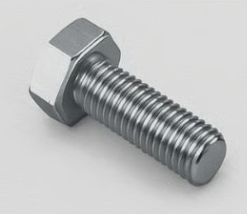
#> input picture media/uploads/original/bolt.png, 247 x 214 px
$ python -i advanced_processing.py   (imports and definitions only)
#> lines starting #> are read from the running program, lines starting #| are printed output that depends on the picture; after the words box and inside, x2 and y2 are one past the last pixel; in counts of white or black regions, pixels touching at a corner belong together
import cv2
import numpy as np
from PIL import Image, ImageEnhance, ImageFilter
from sklearn.cluster import KMeans
import io
from django.core.files.base import ContentFile

class AdvancedImageProcessor:

    # [34 lines left out: function smart_resize, not called in this run]

    @staticmethod
    def remove_watermark_by_color(image_path, color_threshold=30):
        """Remove watermark by detecting similar colors"""
#> called with image_path = '../media/uploads/original/bolt.png', color_threshold = 30
        try:
            img = cv2.imread(image_path)
#> img is the input picture: shape (214, 247, 3); mean B, G, R 189.8, 190, 188.3
            if img is None:
                return None

            # Convert to RGB
            img_rgb = cv2.cvtColor(img, cv2.COLOR_BGR2RGB)

            # Reshape image to be a list of pixels
            pixels = img_rgb.reshape((-1, 3))

            # Use KMeans to find dominant colors
            kmeans = KMeans(n_clusters=5, random_state=42)
            kmeans.fit(pixels)

            # Get colors
            colors = kmeans.cluster_centers_.astype(int)

            # Find potential watermark colors (usually light colors)
            watermark_colors = []
            for color in colors:
                # Check if color is light (high brightness)
                brightness = np.mean(color)
                if brightness > 180:  # Light colors
                    watermark_colors.append(color)

            # Create mask for watermark colors
            mask = np.zeros(img_rgb.shape[:2], dtype=np.uint8)

            for color in watermark_colors:
                # Create color range
                lower = np.array([max(0, c - color_threshold) for c in color])
                upper = np.array([min(255, c + color_threshold) for c in color])

                # Create mask for this color
                color_mask = cv2.inRange(img_rgb, lower, upper)
                mask = cv2.bitwise_or(mask, color_mask)
#> this loop made 2 passes
#> pass 1, in remove_watermark_by_color, `color_mask = cv2.inRange(img_rgb, lower, upper)`:
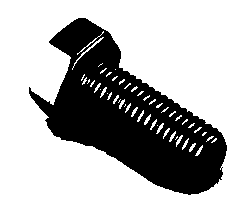
#> color_mask: shape (214, 247); 70.7% white; 1 black region, box (x1, y1, x2, y2) and area: (29, 18, 227, 195) 15503
#> pass 2, in remove_watermark_by_color, `color_mask = cv2.inRange(img_rgb, lower, upper)`:
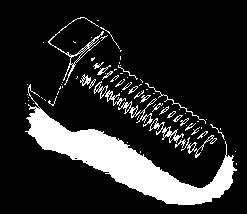
#> color_mask: shape (214, 247); 15.6% white; 78 white regions (51 under 20 px), largest, box (x1, y1, x2, y2) and area: (25, 84, 237, 205) 6402, (48, 17, 104, 85) 302, (118, 98, 157, 127) 207
#> pass 2, in remove_watermark_by_color, `mask = cv2.bitwise_or(mask, color_mask)`:
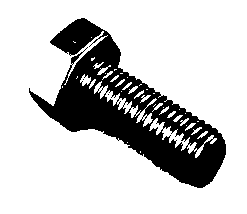
#> mask: shape (214, 247); 78.1% white; 3 black regions (2 under 20 px), largest, box (x1, y1, x2, y2) and area: (29, 18, 226, 188) 11573

            # Morphological operations to clean up mask
            kernel = np.ones((3, 3), np.uint8)
            mask = cv2.morphologyEx(mask, cv2.MORPH_CLOSE, kernel)
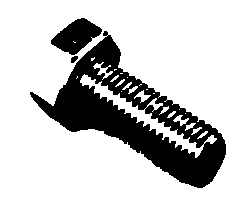
#> mask: shape (214, 247); 79% white; 3 black regions, box (x1, y1, x2, y2) and area: (30, 31, 226, 188) 9978, (51, 18, 102, 55) 1065, (71, 56, 78, 63) 35
            mask = cv2.morphologyEx(mask, cv2.MORPH_OPEN, kernel)
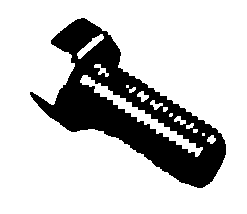
#> mask: shape (214, 247); 78.2% white; 1 black region, box (x1, y1, x2, y2) and area: (30, 18, 226, 188) 11514

            # Apply inpainting
            result = cv2.inpaint(img, mask, 3, cv2.INPAINT_TELEA)
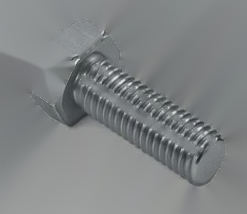
#> result: shape (214, 247, 3); mean B, G, R 132.8, 132, 129.2

            # Convert back to RGB and save
            result_rgb = cv2.cvtColor(result, cv2.COLOR_BGR2RGB)
            pil_image = Image.fromarray(result_rgb)

            output = io.BytesIO()
            pil_image.save(output, format='JPEG', quality=90)
            output.seek(0)

#> (the run stopped early here; a loop or call above may not have finished)
